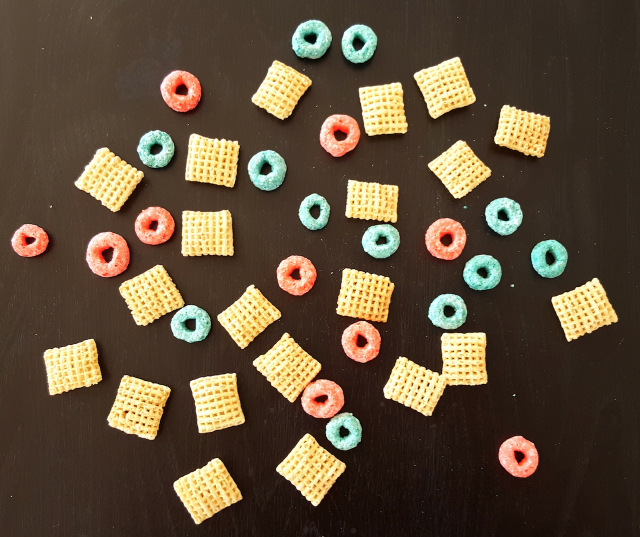
#> input picture Practicals/Assignment 2/breakfast.png, 1280 x 1074 px, given in place of the camera (shown at 1/2 size)
$ python colorObjectTracking.py
#> lines starting #> are read from the running program, lines starting #| are printed output that depends on the picture; after the words box and inside, x2 and y2 are one past the last pixel; in counts of white or black regions, pixels touching at a corner belong together
"""
    Student:    Byron Dowling
    Class:      Computer Vision (CSE 60535)
    Term:       University of Notre Dame, Fall 2023

    Practical Tasks and Comments/Answers:

        Task 2A:
            - Select one object that you want to track and set the RGB
              channels to the selected ranges (found by colorSelection.py).

            - Check if HSV color space works better. Can you ignore one or two
              channels when working in HSV color space? Why?
                NOTE
                - HSV tendeded to work better than RGB in my experiments

                - Yes you can ignore channels when working in HSV and it is the basis for doing
                  image segmentation such as finding curves within an image or dividing an image
                  down to its objects.

                - Doing a little bit of digging, I see many explanations citing HSV being able to
                  separate color from intensity, and this lines up with my experiences in this
                  assignment so far. In fact, I think the best example is when using BGR for tracking
                  red objects vs HSV for red objects. BGR kept recognizing parts of my hair and skin
                  as red objects, whereas HSV tended to be more accurate in only finding objects closely
                  related. This was also evident when I tried detecting a bright red bag of chips vs the
                  more maroon-ish red of the M&M and the chip bag was only identified in the right lighting.

            - Try to track candies of different colors (blue, yellow, green).
                NOTE
                - I was able to accomplish this by creating a class that simply required the
                  input numpy arrays with the proper ranges and to pass in the image and mask.

        Task 2B:
            - Adapt your code to track multiple objects of *the same* color simultaneously,
              and show them as separate objects in the camera stream.
                NOTE
                - Done by Looping through the contours

        Task 2C:
            - Adapt your code to track multiple objects of *different* colors simultaneously,
              and show them as separate objects in the camera stream. Make your code elegant
              and requiring minimum changes when the number of different objects to be detected increases.
                NOTE
                - I did this by creating a class with methods to do most of the contouring

                - This way all we need to do is create a new object with the specified RGB or HSV values
                  and we can add its method calls into the main loop and display those colors.

        Task for students attending 60000-level course:
            - Choose another color space (e.g., LAB or YCrCb), modify colorSelection.py, select color ranges
              and after some experimentation say which color space was best (RGB, HSV or the additional one you selected).
                NOTE
                - LAB performed even better than HSV which I had noted above was outperforming BGR
                - In particular, LAB seemed to be the most accurate at finding the exact shade of the colors
                  expressed in my numpy arrays so in my tests it seemed to mostly find just the M&M's

            - Try to explain the reasons why the selected color space performed best.
                NOTE
                - The LAB color space has one channel dedicated entirely to brightness compared to BGR/RGB where the
                  brightness for each channel is accounted into each one.

                - I've seen the LAB color space described as most similar to how we as humans perceive color and that
                  it can separate close shades of color the same way we can with the human eye but may appear very similar
                  in another color spacee. I think this advantage is why it seemed to be the most accurate at detecting
                  just the colors I selected and not too much in the background.
"""

import cv2
import numpy as np


###################################################################################################
## Simple object to pair bounds and masks to color-defined objects
class CV_Object :
    def __init__(self,LB=None,UB=None,Color=None,CS="BGR",OM=None,DB=False,image=None):
        self.image = image
        self.lowerBound = LB
        self.UpperBound = UB
        self.ObjectMask = OM
        self.Debugging = DB;
        self.Color = Color
        self.minObjectSize = 20;
        self.HSV_Mask = None
        self.LAB_Mask = None
        self.HSV = False
        self.BGR = False
        self.LAB = False

        ## Color Space defaults to BGR if no value is passed in
        self.ColorSpace = CS

        if self.ColorSpace == "BGR":
            self.BGR = True
        elif self.ColorSpace == "HSV":
            self.HSV = True
        else:
            self.LAB = True

    def updateImage(self, image):
        self.image = image

    def updateMask(self):
        if self.HSV:
            self.HSV_Mask = cv2.cvtColor(self.image, cv2.COLOR_BGR2HSV)
            self.ObjectMask = cv2.inRange(self.HSV_Mask, self.lowerBound, self.UpperBound)
        if self.BGR:
            self.ObjectMask = cv2.inRange(self.image, self.lowerBound, self.UpperBound)
        if self.LAB:
            self.LAB_Mask = cv2.cvtColor(self.image, cv2.COLOR_BGR2LAB)
            self.ObjectMask = cv2.inRange(self.LAB_Mask, self.lowerBound, self.UpperBound)

    def processContours(self):
        # Find connected components
        cc = cv2.connectedComponents(self.ObjectMask)
        ccimg = cc[1].astype(np.uint8)

        # Find contours of these objects
        contours, hierarchy = cv2.findContours(ccimg,
                                                    cv2.RETR_TREE,
                                                    cv2.CHAIN_APPROX_SIMPLE)[-2:]
        """
            We are using [-2:] to select the last two return values from the above function
            to make the code work with both opencv3 and opencv4. This is because opencv3 provides
            3 return values but opencv4 discards the first.

            You may display the contour points if you want:
            cv2.drawContours(img, contours, -1, (0,255,0), 3)

            Loop through the contours found and display rects around
            all matches instead of just one.
        """
        for contour in contours:
            # Draw a rectangle around the contour
            x, y, w, h = cv2.boundingRect(contour)

            # Do not show very small objects
            if w > self.minObjectSize or h > self.minObjectSize:
                cv2.rectangle(self.image, (x, y), (x+w, y+h), (0,255,0), 3)
                cv2.putText(self.image,            # image
                f"{self.Color} object!",        # text
                (x, y-10),                  # start position
                cv2.FONT_HERSHEY_SIMPLEX,   # font
                0.7,                        # size
                (0, 255, 0),                # BGR color
                1,                          # thickness
                cv2.LINE_AA)                # type of line

        if self.Debugging:
            self.DebugMode()


    def DebugMode(self):
        cv2.imshow(f"Binary image for {self.Color}", self.ObjectMask)
        """
            Resulting binary image may have large number of small objects.
            You may check different morphological operations to remove these unnecessary
            elements. You may need to check your ROI defined in step 1 to
            determine how many pixels your object may have.
        """
        kernel = np.ones((5,5), np.uint8)
        objmask = cv2.morphologyEx(self.ObjectMask, cv2.MORPH_CLOSE, kernel=kernel)
        objmask = cv2.morphologyEx(self.ObjectMask, cv2.MORPH_DILATE, kernel=kernel)
        cv2.imshow(f"{self.Color} Image after morphological operations", objmask)

###################################################################################################

"""
 ███╗   ███╗ █████╗ ██╗███╗   ██╗
 ████╗ ████║██╔══██╗██║████╗  ██║
 ██╔████╔██║███████║██║██╔██╗ ██║
 ██║╚██╔╝██║██╔══██║██║██║╚██╗██║
 ██║ ╚═╝ ██║██║  ██║██║██║ ╚████║
 ╚═╝     ╚═╝╚═╝  ╚═╝╚═╝╚═╝  ╚═══╝
"""
if __name__ == '__main__':
    cam = cv2.VideoCapture(0)

    """
        Defined Color Ranges obtained using ColorSelction.py:
            Blue:
                BGR = [84,45,8] to [240,180,40]
                HSV = [97,150,80] to [112,255,220]
                LAB = [66,88,28] to [215,193,105]

            Green:
                BGR = [8,54,0] to [60,195,70]
                HSV = [5,95,50] to [68,255,180]
                LAB = [120,78,132] to [172,90,149]

            Red:
                BGR = [24,24,59] to [82,60,126]
                HSV = [166,130,60] to [179,175,123]
                LAB = [70,179,124] to [132,204,162]
    """
    lower_blue_BGR = np.array([84,45,8])
    upper_blue_BGR = np.array([240,180,40])
    lower_blue_HSV = np.array([97,150,80])
    upper_blue_HSV = np.array([112,255,220])
    lower_blue_LAB = np.array([66,88,28])
    upper_blue_LAB = np.array([215,193,105])

    lower_green_BGR = np.array([8,54,0])
    upper_green_BGR = np.array([60,195,70])
    lower_green_HSV = np.array([5,95,50])
    upper_green_HSV = np.array([68,255,180])
    lower_green_LAB = np.array([120,78,132])
    upper_green_LAB = np.array([172,90,149])

    lower_red_BGR = np.array([24, 24, 59])
    upper_red_BGR = np.array([82, 60, 126])
    lower_red_HSV = np.array([166,130,60])
    upper_red_HSV = np.array([179,175,123])
    lower_red_LAB = np.array([70,179,124])
    upper_red_LAB = np.array([132,204,162])

    """
        BGR Color-Space Objects
        Declared them here so we only have to update values instead of redeclaring
        the objects inside of the loop.
    """
    # BlueObject = CV_Object(lower_blue_BGR, upper_blue_BGR,"Blue","BGR")
    # GreenObject = CV_Object(lower_green_BGR, upper_green_BGR,"Green","BGR")
    # RedObject = CV_Object(lower_red_BGR, upper_red_BGR,"Red","BGR")

    """
        HSV Color-Space Objects
        Declared them here so we only have to update values instead of redeclaring
        the objects inside of the loop.
    """
    # BlueObject = CV_Object(lower_blue_HSV, upper_blue_HSV,"Blue","HSV")
    # GreenObject = CV_Object(lower_green_HSV, upper_green_HSV,"Green","HSV")
    # RedObject = CV_Object(lower_red_HSV, upper_red_HSV,"Red","HSV")

    """
        LAB Color-Space Objects
        Declared them here so we only have to update values instead of redeclaring
        the objects inside of the loop.
    """
    BlueObject = CV_Object(lower_blue_LAB, upper_blue_LAB,"Blue","LAB")
    GreenObject = CV_Object(lower_green_LAB, upper_green_LAB,"Green","LAB")
    RedObject = CV_Object(lower_red_LAB, upper_red_LAB,"Red","LAB")


    while (True):
        retval, img = cam.read()
#> img is the input picture: shape (1074, 1280, 3); mean B, G, R 58, 78.5, 95

        # rescale selfthe input image if it's too large
        res_scale = 0.5
        img = cv2.resize(img, (0,0), fx = res_scale, fy = res_scale)
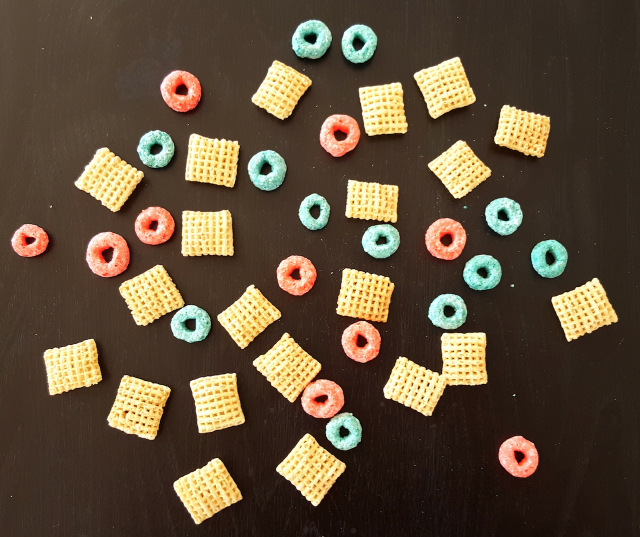
#> img: shape (537, 640, 3); mean B, G, R 58.2, 78.6, 95.1

        ## For HSV
        hsv = cv2.cvtColor(img, cv2.COLOR_BGR2HSV)
#> hsv: shape (537, 640, 3); mean H, S, V 16.6, 113.4, 97


        """
            Code for a blue object using BGR, HSV, or LAB

                - On this example, I noticed that the HSV seemed to identify the objects
                more easily and from a greater distance than BGR.

                - Adiitionally, the debugging imagery (binary and morphological operations)
                showed much clearer silouhettes than when using BGR
        """
        ## Blue Object
        BlueObject.updateImage(img)
        BlueObject.updateMask()
#> in updateMask, `self.LAB_Mask = cv2.cvtColor(self.image, cv2.COLOR_BGR2LAB)`: self.LAB_Mask: shape (537, 640, 3); mean of channels 0, 1, 2 84.2, 132.3, 142.1
#> in updateMask, `self.ObjectMask = cv2.inRange(self.LAB_Mask, self.lowerBound, self.Upp..`: self.ObjectMask: shape (537, 640); every value is 0


        """
            Code for a green object using BGR, HSV, or LAB

                - On this example, I noticed that the HSV seemed to identify too many
                objects, not necessarily incorrectly, but it found the green paint on the
                wall here in my office, as well as finding traces of green in my jersey.

                - BGR on the other hand was more precisely finding just the M&M's and a smaller
                section of the green paint on the wall in the background
        """
        ## Green Object
        GreenObject.updateImage(img)
        GreenObject.updateMask()
#> in updateMask (call 2), `self.ObjectMask = cv2.inRange(self.LAB_Mask, self.lowerBound, self.Upp..`:
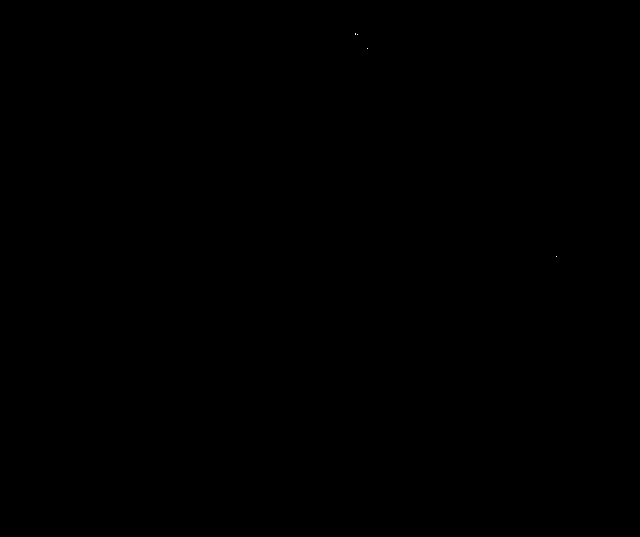
#> self.ObjectMask: shape (537, 640); 0% white in thin lines or dots, all inside (x1, y1, x2, y2) = (355, 33, 557, 257)


        """
            Code for a red object using BGR, HSV, or LAB

                - On this example, I noticed that using BGR, the camera detected plenty of red
                in my hair and facial hair (which is fairly accurate) but still properly detected
                multiple red M&M's

                - HSV on the other hand here did not have background detection on things like my hair
                however, it only detected the M&M's when I got very close and it had difficulties
                detecting them at an angle or if they were not directly in front of the camera.
        """
        ## Red Object
        RedObject.updateImage(img)
        RedObject.updateMask()


        ## If you want Debugging or not
        BlueObject.Debugging = True
        GreenObject.Debugging = True
        RedObject.Debugging = True

        ## Process the contours of each color object
        BlueObject.processContours()
#> in processContours, `contours, hierarchy = cv2.findContours(ccimg, cv2.RETR_TREE, cv2.CHAIN..`: contours = []
        GreenObject.processContours()
#> in processContours (call 2), `contours, hierarchy = cv2.findContours(ccimg, cv2.RETR_TREE, cv2.CHAIN..`: contours = 4 contours, all with area under 20
#> the loop in processContours (call 2), `for contour in contours:` made 4 passes
#> (x, y, h) on passes 1 to 3: (556, 256, 1), (367, 48, 1), (357, 34, 1)
#> (contour, x, y, h) on pass 4: ([[355, 33], [355, 34]], 355, 33, 2)
#> in DebugMode (call 2), `objmask = cv2.morphologyEx(self.ObjectMask, cv2.MORPH_DILATE, kernel=k..`: objmask: shape (537, 640); 0.03% white; 3 white regions, box (x1, y1, x2, y2) and area: (353, 31, 360, 37) 40, (365, 46, 370, 51) 25, (554, 254, 559, 259) 25
        RedObject.processContours()

        cv2.imshow("Live WebCam", img)

        action = cv2.waitKey(1)
#> (key Esc is pressed here)
        if action & 0xFF == 27:
            break

    cam.release()
    cv2.destroyAllWindows()

###################################################################################################
